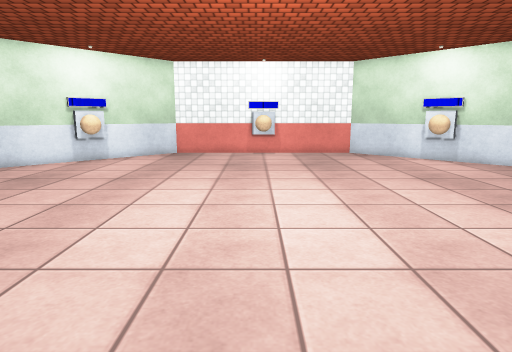
view 1 (above)

12 first-person views from a walk through a 3-D level made in the Unity game engine. The camera is 1.2 m above the floor, tilts 10° down and sees 75° across. The floor is counted in squares, 0.5 m on a side. Each view is taken from the middle of a square. On the plan, view 1 faces up. The plan holds only what a view shows up to about 20 squares ahead; the rest is blank. The player character is not drawn. Surface patterns are stand-ins for the level's own textures.

view 2
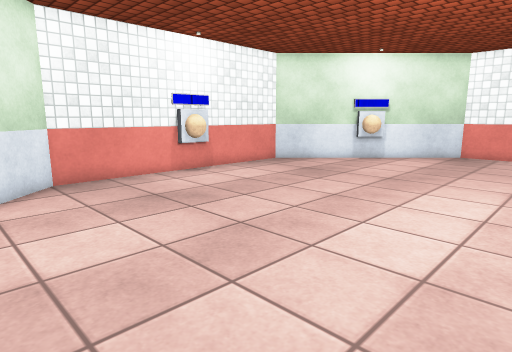

view 3
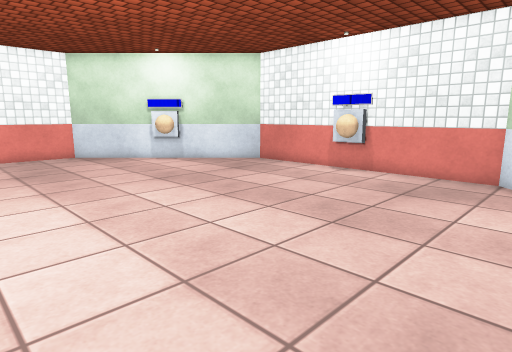

view 4
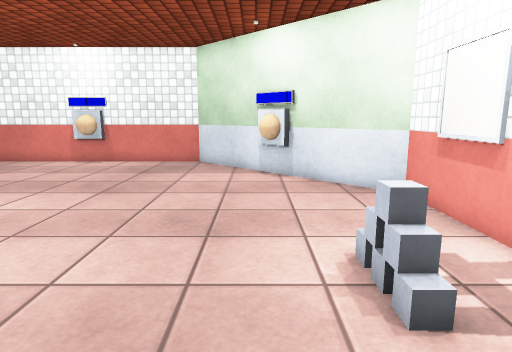

view 5
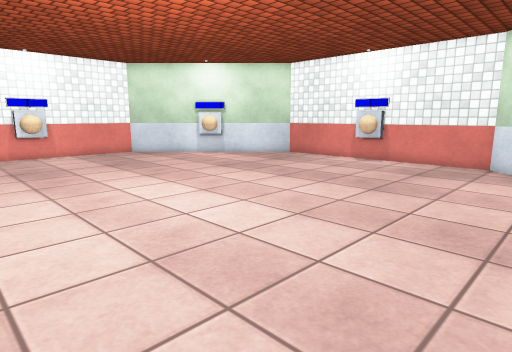

view 6
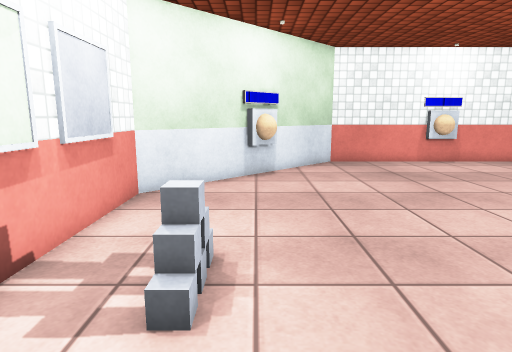

view 7
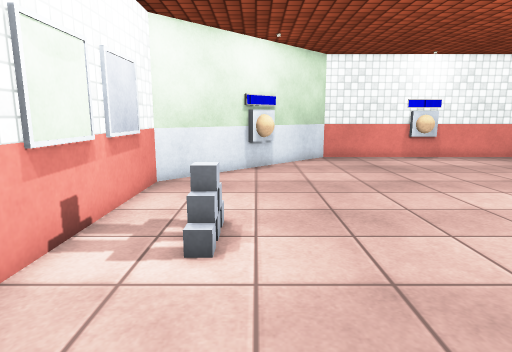

view 8
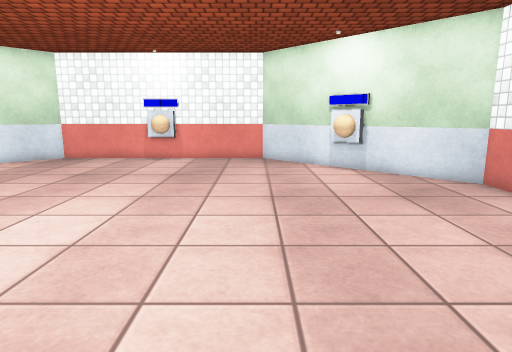

view 9
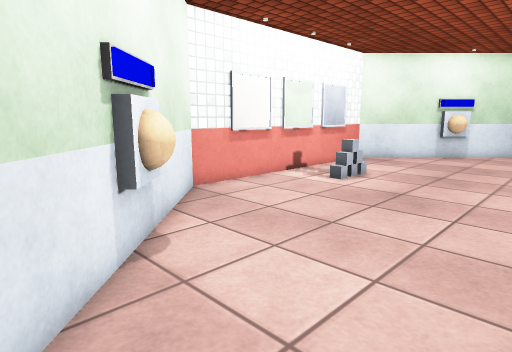

view 10
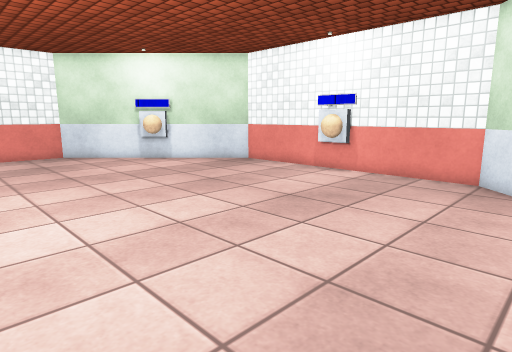

view 11
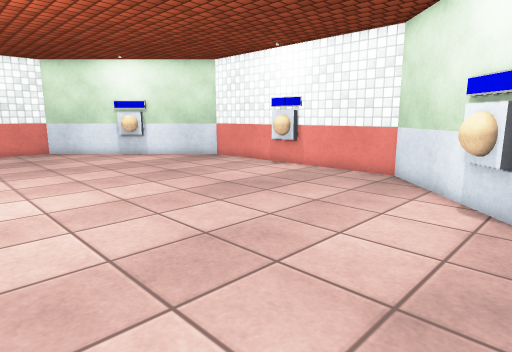

view 12
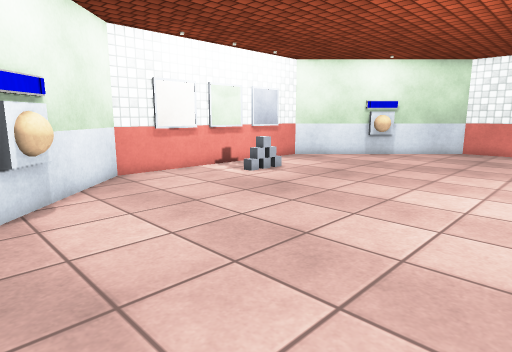

### Floor plan
Points are (right, up) in squares from view 1. A wall is a line through its corners. A room is listed if a view was taken in it or the views show most of it. See-through windows are left out.
Room 1 (views 1, 2, 3, 4, 5, 6, 7, 8, 9, 10, 11, 12)
walls: (-0.4, 22.8) (-5.4, 22.8) (-13.2, 14.9) (-13.2, 3.1) (-5.4, -4.7) (6.4, -4.7) (14.3, 3.1) (14.3, 14.9) (10.4, 18.8); (9.6, 19.6) (6.4, 22.8) (1.4, 22.8)
objects: other object (-9, -1); other object (-9, 19); other object (0, 22) to (1, 23); other object (1, 23); other object (10, -1)

Positions as (right, up) in squares from view 1, and headings:
1: (0, 0), facing up
2: (0, 0), facing up-left
3: (0, 1), facing up-right
4: (-4, 0), facing right
5: (-4, 0), facing up-right
6: (5, -1), facing left
7: (7, -1), facing left
8: (6, 3), facing up
9: (13, 5), facing down-left
10: (9, 9), facing up-left
11: (12, 9), facing up-left
12: (12, 9), facing down-left
